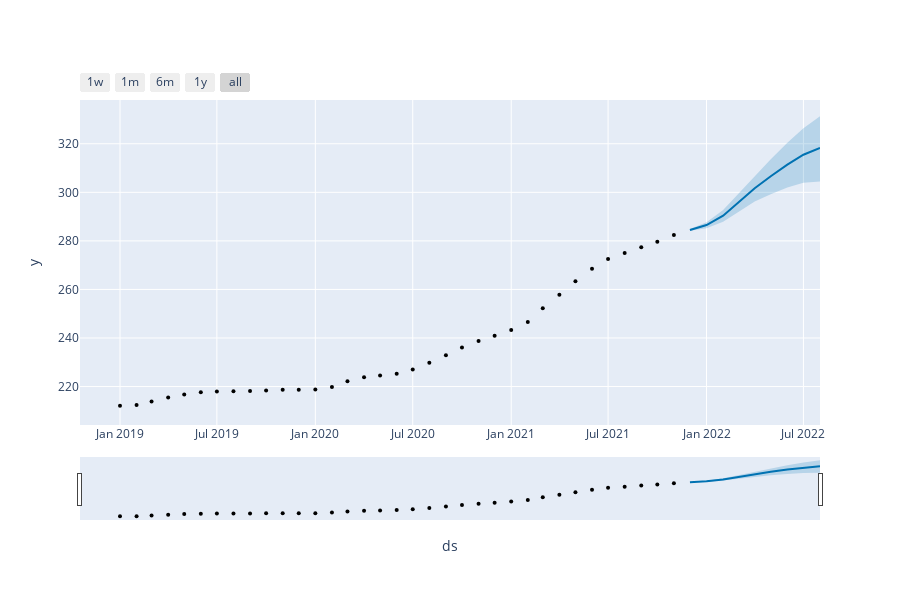

Notebook code cell kept with this figure:
### Code cell
#Graph training data vs predictions
plot_plotly(model_new, prediction)

### Figure 1 — Plotly figure (JSON) as saved in the notebook; plotly's stock layout.template omitted (floating-point values rounded to 4 significant figures)
{"data": [{"marker": {"color": "black", "size": 4}, "mode": "markers", "name": "Actual", "type": "scatter", "x": ["2019-01-01T00:00:00", "2019-02-01T00:00:00", "2019-03-01T00:00:00", "2019-04-01T00:00:00", "2019-05-01T00:00:00", "2019-06-01T00:00:00", "2019-07-01T00:00:00", "2019-08-01T00:00:00", "2019-09-01T00:00:00", "2019-10-01T00:00:00", "2019-11-01T00:00:00", "2019-12-01T00:00:00", "2020-01-01T00:00:00", "2020-02-01T00:00:00", "2020-03-01T00:00:00", "2020-04-01T00:00:00", "2020-05-01T00:00:00", "2020-06-01T00:00:00", "2020-07-01T00:00:00", "2020-08-01T00:00:00", "2020-09-01T00:00:00", "2020-10-01T00:00:00", "2020-11-01T00:00:00", "2020-12-01T00:00:00", "2021-01-01T00:00:00", "2021-02-01T00:00:00", "2021-03-01T00:00:00", "2021-04-01T00:00:00", "2021-05-01T00:00:00", "2021-06-01T00:00:00", "2021-07-01T00:00:00", "2021-08-01T00:00:00", "2021-09-01T00:00:00", "2021-10-01T00:00:00", "2021-11-01T00:00:00"], "y": [212.1, 212.4, 213.8, 215.5, 216.8, 217.6, 217.9, 218.1, 218.2, 218.4, 218.6, 218.7, 218.7, 219.8, 222.2, 223.8, 224.6, 225.3, 227.1, 229.8, 232.9, 236.1, 238.8, 240.9, 243.3, 246.5, 252.2, 257.8, 263.3, 268.6, 272.5, 275.0, 277.4, 279.7, 282.4]}, {"hoverinfo": "skip", "line": {"width": 0}, "mode": "lines", "type": "scatter", "x": ["2021-12-01T00:00:00", "2022-01-01T00:00:00", "2022-02-01T00:00:00", "2022-03-01T00:00:00", "2022-04-01T00:00:00", "2022-05-01T00:00:00", "2022-06-01T00:00:00", "2022-07-01T00:00:00", "2022-08-01T00:00:00"], "y": [284.1, 285.2, 287.9, 291.7, 296.2, 299.2, 302.0, 304.0, 304.5]}, {"fill": "tonexty", "fillcolor": "rgba(0, 114, 178, 0.2)", "line": {"color": "#0072B2", "width": 2}, "mode": "lines", "name": "Predicted", "type": "scatter", "x": ["2021-12-01T00:00:00", "2022-01-01T00:00:00", "2022-02-01T00:00:00", "2022-03-01T00:00:00", "2022-04-01T00:00:00", "2022-05-01T00:00:00", "2022-06-01T00:00:00", "2022-07-01T00:00:00", "2022-08-01T00:00:00"], "y": [284.5, 286.5, 290.4, 295.8, 301.7, 306.6, 311.4, 315.5, 318.3]}, {"fill": "tonexty", "fillcolor": "rgba(0, 114, 178, 0.2)", "hoverinfo": "skip", "line": {"width": 0}, "mode": "lines", "type": "scatter", "x": ["2021-12-01T00:00:00", "2022-01-01T00:00:00", "2022-02-01T00:00:00", "2022-03-01T00:00:00", "2022-04-01T00:00:00", "2022-05-01T00:00:00", "2022-06-01T00:00:00", "2022-07-01T00:00:00", "2022-08-01T00:00:00"], "y": [284.9, 287.6, 292.7, 299.4, 306.9, 313.7, 320.5, 326.4, 331.3]}], "layout": {"height": 600, "showlegend": false, "width": 900, "xaxis": {"rangeselector": {"buttons": [{"count": 7, "label": "1w", "step": "day", "stepmode": "backward"}, {"count": 1, "label": "1m", "step": "month", "stepmode": "backward"}, {"count": 6, "label": "6m", "step": "month", "stepmode": "backward"}, {"count": 1, "label": "1y", "step": "year", "stepmode": "backward"}, {"step": "all"}]}, "rangeslider": {"visible": true}, "title": {"text": "ds"}, "type": "date"}, "yaxis": {"title": {"text": "y"}}}}
